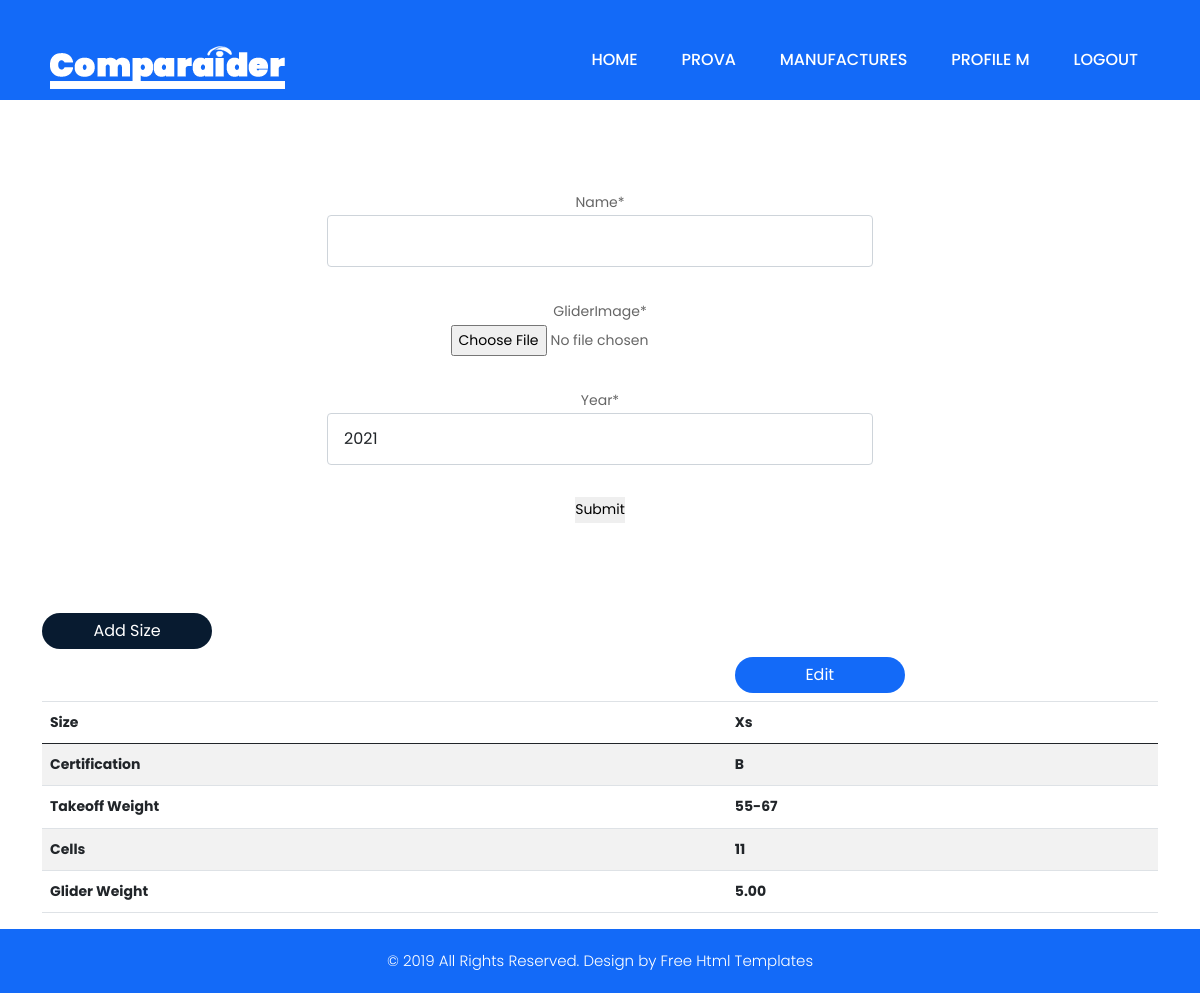
Page /showcase/edit_glider/1/ (signed in) on the earlier database version.
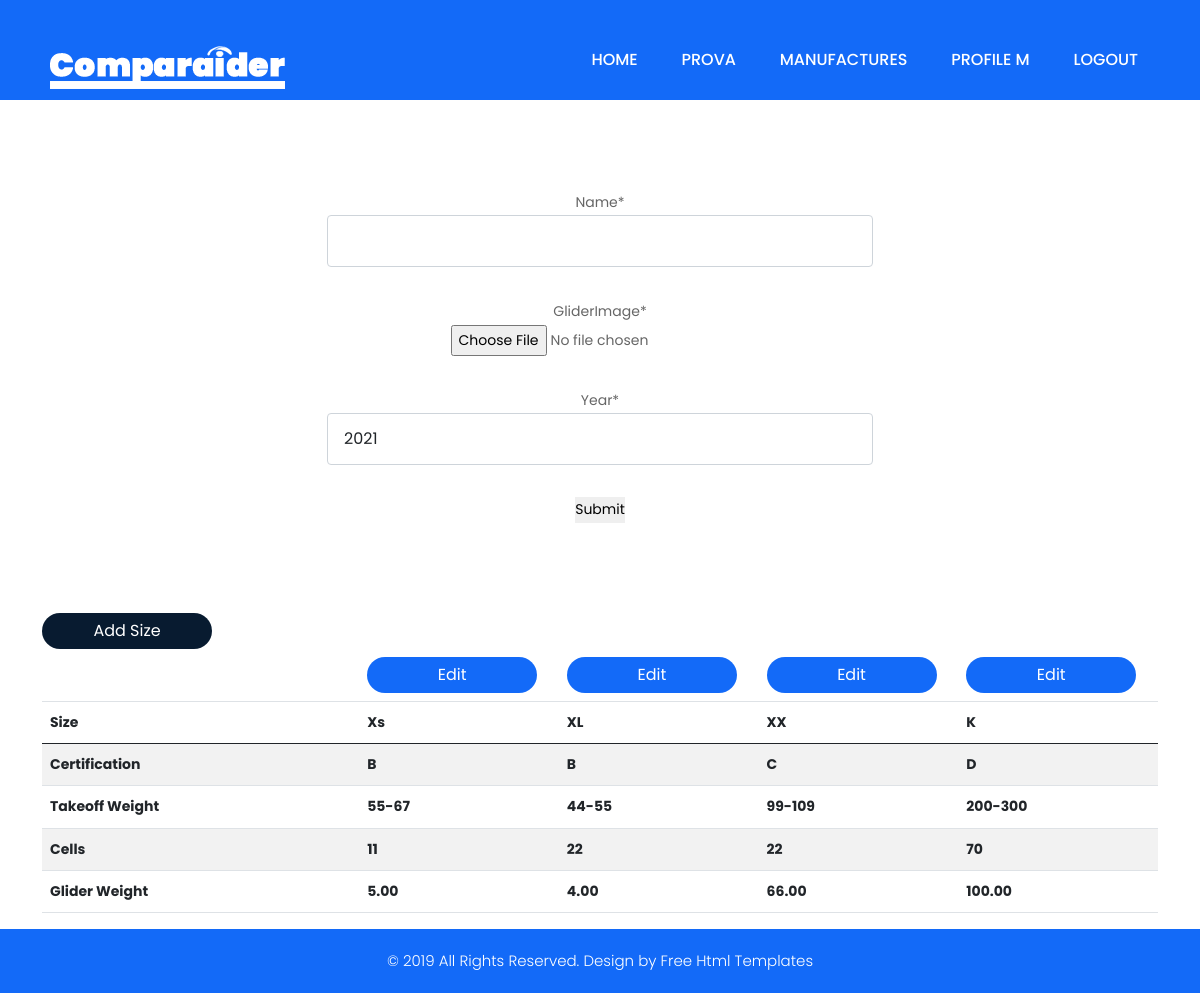
Same page on the later database version.
### showcase/models.py (models this page shows, shortened)
class Size(models.Model):
    glider = models.ForeignKey(Glider, related_name='glider_size', on_delete=models.CASCADE)
    certification = models.CharField(max_length=1, choices=CERTIFICATION_CHOICES)  # input selezionatore
    size = models.CharField(max_length=10)
    takeoffWeightMin = models.PositiveIntegerField()
    takeoffWeightMax = models.PositiveIntegerField()
    gliderWeight = models.DecimalField(max_digits=5, decimal_places=2, validators=[MinValueValidator(Decimal('0.01'))])
    flatArea = models.PositiveIntegerField()
    projectArea = models.DecimalField(max_digits=5, decimal_places=2, validators=[MinValueValidator(Decimal('0.01'))])
    cells = models.PositiveIntegerField()

### showcase/views.py (the view, shortened to what this page needs)
# urls.py: path('edit_glider/<int:pk>/', views.edit_glider, name='edit_glider'),
@manufacturer_required
def edit_glider(request, pk):
    user = request.user
    manufacturer = user.manufacturer_user
    glider = manufacturer.manufacturer_glider.get(pk=pk)
    form = GliderForm(request.POST or None) #add
    return render(request, 'showcase/control_panel_edit_glider.html', {'edit_glider_form':form, 'glider':glider})

### showcase/forms.py
class GliderForm(ModelForm):
    class Meta:
        model = Glider
        fields = ['name', 'gliderImage','year']

### showcase/templates/showcase/control_panel_edit_glider.html (shortened to what this page needs)
{% extends 'base.html' %}
{% load static %}
{% load crispy_forms_tags %}
{% block content %}
    <div id="plant" class="section  product">
        <div class="container">
            <div class="row justify-content-center">
                <div class="col-lg-6">
                    <div class="col text-center">
                        <form method="post" action="." enctype="multipart/form-data">
                            {{ edit_glider_form|crispy }}
                            <div class="field">
                                <div class="control">
                                    <button class="button is-dark is-uppercase">Submit</button>
                                </div>
                            </div>
                        </form>
                    </div>
                </div>
            </div>
        </div>
    </div>
    <div id="plant" class="section  product">
        <div class="container">
            <div class="row justify-content-center">
                <div class="col-lg-15">
                    <table class="table table-striped" >
                        <thead>
                        <tr>
                            <th scope="col"></th>
                        <a href="{% url 'showcase:add_size' glider.id %}" class="btn btn-primary" >Add Size</a>
                            {% for size in glider.glider_size.all %}
                                <th scope="col">
                                    <button type="button" class="btn btn-primary" data-toggle="modal" data-target="">
                                        Edit
                                    </button>
                                </th>
                            {% endfor %}
                        </tr>
                        <tr>
                            <th scope="col">Size</th>
                            {% for size in glider.glider_size.all %}
                                <th scope="col">{{ size.size }}</th>
                            {% endfor %}
                        </tr>
                        </thead>
                        <tbody>
                        <tr>
                            <th scope="row">Certification</th>
                            {% for size in glider.glider_size.all %}
                                <th scope="col">{{ size.certification }}</th>
                            {% endfor %}
                        </tr>
                        <tr>
                            <th scope="row">Takeoff Weight</th>
                            {% for size in glider.glider_size.all %}
                                <th scope="col">{{ size.takeoffWeightMin }}-{{ size.takeoffWeightMax }}</th>
                            {% endfor %}
                        </tr>
                        <tr>
                            <th scope="row">Cells</th>
                            {% for size in glider.glider_size.all %}
                                <th scope="col">{{ size.cells }}</th>
                            {% endfor %}
                        </tr>
                        <tr>
                            <th scope="row">Glider Weight</th>
                            {% for size in glider.glider_size.all %}
                                <th scope="col">{{ size.gliderWeight }}</th>
                            {% endfor %}
                        </tr>
                        </tbody>
                    </table>
                </div>
            </div>
        </div>
    </div>
{% endblock %}
{% load static %}

### templates/base.html (shortened to what this page needs)
{% load static %}
<!DOCTYPE html>
<html lang="en">
<head>
    {% block css %}
        <link rel="stylesheet" href="{% static 'css/bootstrap.min.css' %}">
        <link rel="stylesheet"
              href="https://cdnjs.cloudflare.com/ajax/libs/bootstrap-slider/11.0.2/css/bootstrap-slider.css"
/>
        <link rel="stylesheet" href="{% static 'css/style.css' %}">
        <link rel="stylesheet" href="{% static 'css/responsive.css' %}">
        <link rel="stylesheet" href="{% static 'css/jquery.mCustomScrollbar.min.css' %}">
        <link rel="stylesheet"
              href="{% static 'https://netdna.bootstrapcdn.com/font-awesome/4.0.3/css/font-awesome.css' %}">
        <link rel="stylesheet" href="{% static 'css/owl.carousel.min.css' %}">
        <link rel="stylesheet" href="{% static 'css/owl.theme.default.min.css' %}">
        <link rel="stylesheet"
              href="{% static 'https://cdnjs.cloudflare.com/ajax/libs/fancybox/2.1.5/jquery.fancybox.min.css" media="screen' %}">
    {% endblock %}
</head>
{% include "navbar.html" %}
<body class="main-layout">
{% block carousel_header %}
    <div id="main_slider" class="section carousel slide banner-main" data-ride="carousel">
        <div class="carousel-inner">
        </div>
    </div>
{% endblock %}
{% block content %}
{% endblock content %}
<div id="plant" class="footer layout_padding">
    <div class="container">
        <p>© 2019 All Rights Reserved. Design by<a href="https://html.design/"> Free Html Templates</a></p>
    </div>
</div>
</body>
</body>
</html>

### templates/navbar.html
{% load static %}
{% block navbar %}
    <header class="section">
        <div class="header">
            <div class="container">
                <div class="row">
                    <div class="col-xl-3 col-lg-3 col-md-3 col-sm-3 col logo_section">
                        <div class="full">
                            <div class="center-desk">
                                <div class="logo"><a href={% url "showcase:home" %}><img
                                        src="{% static 'images/comparaider-logo2.png' %}" alt="#"></a></div>
                            </div>
                        </div>
                    </div>
                    <div class="col-xl-9 col-lg-9 col-md-9 col-sm-9">
                        <div class="menu-area">
                            <div class="limit-box">
                                <nav class="main-menu">
                                    <ul class="menu-area-main">
                                        <li><a href={% url "showcase:home" %}>Home</a></li>
                                        <li><a href={% url "showcase:prova" %}>Prova</a></li>
                                        <li><a href={% url "showcase:manufactures" %}>Manufactures</a></li>
                                        {% if user.is_authenticated and user.is_person %}
                                            <li><a href={% url "logout" %}>Logout</a></li>
                                        {% else %}
                                            {% if user.is_authenticated and user.is_manufacturer %}
                                                <li><a href={% url "showcase:manufacture_panel" %}>Profile M</a></li>
                                                <li><a href={% url "logout" %}>Logout</a></li>
                                            {% else %}
                                                <li><a href={% url "login" %}>Login</a></li>
                                                <li><a href={% url "members:signup" %}>Sign up</a></li>
                                            {% endif %}
                                        {% endif %}
                                    </ul>
                                </nav>
                            </div>
                        </div>
                    </div>
                </div>
            </div>
        </div>
    </header>
{% endblock %}

### static/css/style.css (style rules this page uses)
* { box-sizing: border-box !important; transition: ease all 0.5s; }
html { scroll-behavior: smooth; }
body { color: #666666; font-size: 14px; font-family: poppins; line-height: 1.80857; font-weight: normal; overflow-x: hidden; }
a { color: #1f1f1f; text-decoration: none !important; outline: none !important; -webkit-transition: all .3s ease-in-out; -moz-transition: all .3s ease-in-out; -ms-transition: all .3s ease-in-out; -o-transition: all .3s ease-in-out; transition: all .3s ease-in-out; }
*, *::after, *::before { -webkit-box-sizing: border-box; -moz-box-sizing: border-box; box-sizing: border-box; }
ul, li, ol { margin: 0px; padding: 0px; list-style: none; }
p { margin: 20px; font-weight: 300; font-size: 15px; line-height: 24px; }
a { color: #222222; text-decoration: none; outline: none !important; }
a, .btn { text-decoration: none !important; outline: none !important; -webkit-transition: all .3s ease-in-out; -moz-transition: all .3s ease-in-out; -ms-transition: all .3s ease-in-out; -o-transition: all .3s ease-in-out; transition: all .3s ease-in-out; }
img { max-width: 100%; height: auto; }
button { border: 0; margin: 0; padding: 0; cursor: pointer; }
.full { float: left; width: 100%; }
.layout_padding { padding-top: 90px; padding-bottom: 90px; }
.full { width: 100%; float: left; margin: 0; padding: 0; }
.header { background-color: rgba(0, 0, 0, 0); background-repeat: repeat; background-size: auto; position: absolute; z-index: 999; width: 100%; left: 0; top: 0; padding: 0; padding-top: 0px; background-size: 100% 100%; background-repeat: no-repeat; min-height: 110px; padding-top: 45px }
.logo { float: left; position: relative; }
nav.main-menu { float: right; margin-left: 0; }
.main-menu { text-align: center; }
.main-menu ul { margin: 0; list-style-type: none; margin-bottom: 10px; }
.main-menu ul>li { display: inline-block; position: relative; }
.main-menu ul>li a { line-height: 20px; font-size: 16px; display: block; font-weight: 500; color: #ffffff; padding: 22px 20px; text-transform: uppercase; }
.main-menu ul li:first-child { margin-left: 0; }
.main-menu ul>li { position: inherit; display: inline-block; vertical-align: middle; }
.banner-main { position: relative; background-color: #136af8; background-size: 100% 100%; }
.btn-primary { background: #081b30; border: indianred; max-width: 170px; width: 100%; margin-right: 10px; border-radius: 25px; }
.layout_padding { padding-top: 90px 0px; }
form { background: #081b30 padding: 35px 30px; }
.footer { background-color: #212120; text-align: center; }
.section { float: left; width: 100%; }
.form-group { margin-bottom: 2rem; }
.footer { width: 100%; float: left; background-color: #136af8; height: auto; padding: 0px; }
button.btn.btn-primary,button.btn.btn-primary:hover,button.btn.btn-primary:focus { background: #136af8; padding: 10 40px; }
.product { padding-top: 90px; }
.form-control { padding: 13px 16px; }
.footer p { color: #fff; }
.footer p a { color: #fff; }
.main-menu ul > li a { padding-top: 5px; }

Differences in the rows shown:
added Size: size "XL", certification "B", takeoffWeightMin "44", takeoffWeightMax "55", cells "22", gliderWeight "4.00"
added Size: size "XX", certification "C", takeoffWeightMin "99", takeoffWeightMax "109", cells "22", gliderWeight "66.00"
added Size: size "K", certification "D", takeoffWeightMin "200", takeoffWeightMax "300", cells "70", gliderWeight "100.00"
